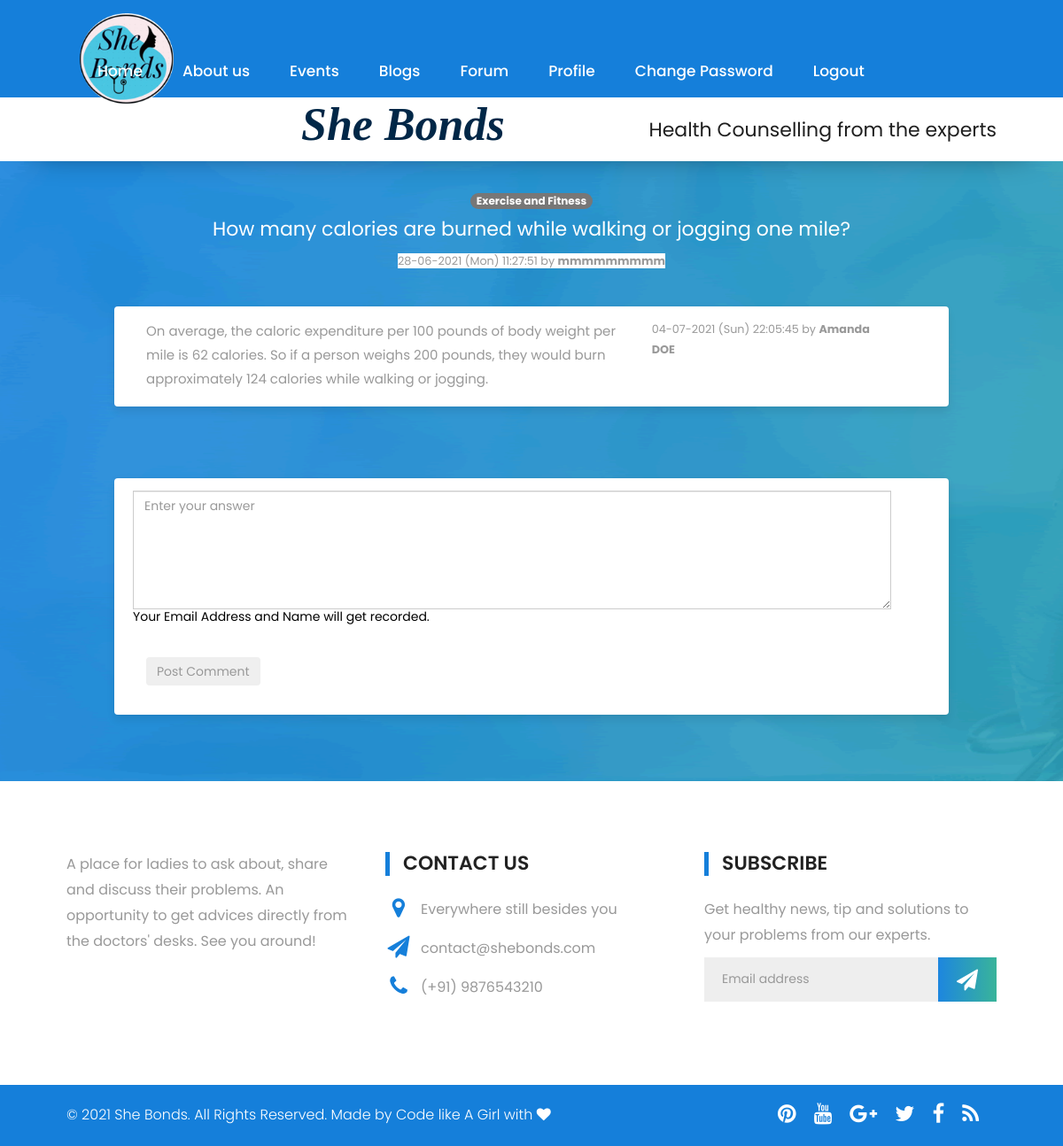
/post.php?id=3 (signed in), run on the app's committed database.
### tables this page shows
CREATE TABLE `forum` (
  `id` int(11) NOT NULL,
  `question` varchar(1000) NOT NULL,
  `description` varchar(1000) NOT NULL,
  `author` varchar(1000) NOT NULL,
  `email` varchar(1000) NOT NULL,
  `topic` varchar(1000) NOT NULL,
  `time` varchar(1000) NOT NULL
);

CREATE TABLE `comments` (
  `serid` int(11) NOT NULL,
  `post_id` int(11) NOT NULL,
  `author` int(11) NOT NULL,
  `comment` varchar(2000) NOT NULL,
  `time` varchar(1000) NOT NULL
);

CREATE TABLE `user_details` (
  `UserNo` int(10) NOT NULL,
  `UserID` varchar(10) NOT NULL,
  `UserFullName` varchar(80) NOT NULL,
  `UserPassword` varchar(12) NOT NULL,
  `UserType` varchar(11) NOT NULL,
  `UserEmail` varchar(50) NOT NULL,
  `UserImage` longblob NOT NULL,
  `UserImageName` varchar(50) NOT NULL,
  `userphone` varchar(10) DEFAULT NULL,
  `userdob` date DEFAULT NULL,
  `userage` int(2) DEFAULT NULL,
  `Speciality` varchar(100) NOT NULL
);

### post.php (the view, shortened to what this page needs)
<?php
  include 'session.php';
?>
<!DOCTYPE html>
<html lang="en">
   <link rel="stylesheet" href="css/bootstrap.min.css">
   <link rel="stylesheet" href="style.css">
   <link rel="stylesheet" href="css/colors.css">
   <link rel="stylesheet" href="css/versions.css">
   <link rel="stylesheet" href="css/responsive.css">
   <link rel="stylesheet" href="css/custom.css">
   </head>
   <body class="clinic_version">
      <div id="service" class="services wow fadeIn">
         <div class="container">
           <div class="heading">
               <h2>Post Your Question Here </h2>
            </div>
            <div class="row">
                  <div class="container">
     <?php
         $con = mysqli_connect("localhost","root","");
        mysqli_select_db($con,"forum");
        $q = $_GET['id'];
        $insert_query = "select * from forum where id=$q";
        $res=mysqli_query($con, $insert_query);
           $arr=mysqli_fetch_array($res);
        $qq=$arr['question'];
        $dd=$arr['description'];
        $aa=$arr['author'];
        $cc=$arr['topic'];
        $tt=$arr['time'];
            ?>
            <div class="conti">
            <h3><span class="badge badge-light" style="color: white;"><?php echo $cc; ?></span></h3>
            <div class="list-group">
                <div class="d-flex w-100 justify-content-between">
                    <h2 class="display-4" style="color: white;"> <?php echo $qq ?></h2>
                        <small style="background-color: white;"><?php echo $tt ; ?> by <b><?php echo $aa; ?></b></small>
                </div>
                <h5><p style="color: white;" class="mb-1"><?php echo $dd ; ?></p></h5>
            </div>
            </div>
            <?php
    $insert_query1 = "select * from comments where post_id=$q";
        $res1=mysqli_query($con, $insert_query1);
        if(mysqli_num_rows($res1)>0){
           while($row1=mysqli_fetch_assoc($res1)){
             $selectFuser="select * from user_details where UserNo=$row1[author]";
              $resUser=mysqli_query($con, $selectFuser);
              $rowUser=mysqli_fetch_assoc($resUser);
            echo "<div class=\"card bg-light border-secondary\">
            <div class=\"card-body\">
            <div class=\"row no-gutters\">
            <div class=\"col-12 col-sm-6 col-md-8\">$row1[comment]</div>
            <div class=\"col-6 col-md-4\"><small>$row1[time] by <b>$rowUser[UserFullName]</b></small></div>
            </div>
            </div>
            </div>
<br>
            <br>
            "
            ;
           }
           }
        else{
            echo "<div class=\"container\"><center>No Comments posted</center></div>";
        }
        ?>
            <br>
            <div class="card bg-light border-dark"><div class="card-body">
            <form action="#" method="post">
            <div class="row">
                <div class="input-group col-md-12">
                <textarea class="form-control" rows="6" id="comment"  name="comment" placeholder="Enter your answer" aria-label="Recipient's username" aria-describedby="basic-addon2"></textarea>
                </div>
                <h5 style="color: black;">Your Email Address and Name will get recorded.</h5>
            </div>
            <br>
                <div class="input-group " >
                <button position="center" class="btn btn-outline-dark" type="submit" name="submit">Post Comment</button>
                </div>
            </form>
            </div></div>
    </div>
              </div>
         </div>
      </div>
 <footer id="footer" class="footer-area wow fadeIn">
      <div class="container">
         <div class="row">
            <div class="col-md-4">
               <div class="logo padding">
                  <p>A place for ladies to ask about, share and discuss their problems. An opportunity to get advices
                     directly from the doctors' desks. See you around!</p>
               </div>
            </div>
            <div class="col-md-4">
               <div class="footer-info padding">
                  <h3>CONTACT US</h3>
                  <p><i class="fa fa-map-marker" aria-hidden="true"></i> Everywhere still besides you</p>
                  <p><i class="fa fa-paper-plane" aria-hidden="true"></i> contact@shebonds.com</p>
                  <p><i class="fa fa-phone" aria-hidden="true"></i> (+91) 9876543210</p>
               </div>
            </div>
            <div class="col-md-4">
               <div class="subcriber-info">
                  <h3>SUBSCRIBE</h3>
                  <p>Get healthy news, tip and solutions to your problems from our experts.</p>
                  <div class="subcriber-box">
                     <form id="mc-form" class="mc-form">
                        <div class="newsletter-form">
                           <input type="email" autocomplete="off" id="mc-email" placeholder="Email address"
                              class="form-control" name="EMAIL">
                           <button class="mc-submit" type="submit"><i class="fa fa-paper-plane"></i></button>
                        </div>
                     </form>
                  </div>
               </div>
            </div>
         </div>
      </div>
   </footer>
   <div class="copyright-area wow fadeIn">
      <div class="container">
         <div class="row">
            <div class="col-md-8">
               <div class="footer-text">
                  <p>© 2021 She Bonds. All Rights Reserved. Made by Code like A Girl with <i class="fa fa-heart"
                        aria-hidden="true"></i></p>
               </div>
            </div>
            <div class="col-md-4">
               <div class="social">
                  <ul class="social-links">
                     <li><a href=""><i class="fa fa-rss"></i></a></li>
                     <li><a href=""><i class="fa fa-facebook"></i></a></li>
                     <li><a href=""><i class="fa fa-twitter"></i></a></li>
                     <li><a href=""><i class="fa fa-google-plus"></i></a></li>
                     <li><a href=""><i class="fa fa-youtube"></i></a></li>
                     <li><a href=""><i class="fa fa-pinterest"></i></a></li>
                  </ul>
               </div>
            </div>
         </div>
      </div>
   </div>
</body>
</html>

### style.css (style rules this page uses)
body { color: #999; font-size: 15px; font-family: 'Source Sans Pro', sans-serif; line-height: 1.80857; }
a { color: #1f1f1f; text-decoration: none !important; outline: none !important; -webkit-transition: all .3s ease-in-out; -moz-transition: all .3s ease-in-out; -ms-transition: all .3s ease-in-out; -o-transition: all .3s ease-in-out; transition: all .3s ease-in-out; }
h1, h2, h3, h4, h5, h6 { letter-spacing: 0; font-weight: normal; position: relative; padding: 0 0 10px 0; font-weight: normal; line-height: 120% !important; color: #1f1f1f; margin: 0 }
h2 { font-size: 22px }
h3 { font-size: 18px }
h5 { font-size: 14px }
a { color: #1f1f1f; text-decoration: none; outline: none; }
a, .btn { text-decoration: none !important; outline: none !important; -webkit-transition: all .3s ease-in-out; -moz-transition: all .3s ease-in-out; -ms-transition: all .3s ease-in-out; -o-transition: all .3s ease-in-out; transition: all .3s ease-in-out; }
.btn { border: 0 !important; }

### css/versions.css (style rules this page uses)
body.clinic_version { font-family: 'Roboto', sans-serif; }

### css/responsive.css (style rules this page uses)
@media (max-width: 1200px) { .container { width: 90%; } }

### css/custom.css (style rules this page uses)
* { font-family: 'Poppins', sans-serif; }
h1,h2,h3,h4,h5,h6 { font-family: 'Poppins', sans-serif; }
p { font-family: 'Poppins', sans-serif; font-size: 16px; font-weight: 300; }
.heading { text-align: center; float: left; width: 100%; margin: 0 0 50px 0; }
.heading h2 { font-size: 35px; text-transform: none; font-weight: 400; letter-spacing: -1px; color: #333; margin: 5px 0; padding: 0; position: relative; }
.heading h2::after { width: 50px; height: 4px; background: #39b49b; content: ""; display: block; margin: 10px auto 0; }
.services { width: 100%; background: linear-gradient(to right, #1d86df 0%, #39b49a 100%); padding: 75px 0; }
.services { width: 100%; background: url('../images/service-bg.png'); padding: 75px 0; background-size: cover; background-attachment: fixed; background-repeat: no-repeat; float:left; width:100%; }
.footer-info h3 { font-size: 16px; font-weight: 400; color: #fff; }
.footer-area { background: #fff; padding: 80px 0px; color: #fff; font-size: 14px; float: left; width: 100%; }
.footer-area p { color: #999; font-size: 16px; font-weight: 400; }
.footer-info { float: left; width: 100%; margin: 0; padding: 0; position: relative; }
.footer-info h3, .subcriber-info h3 { color: #222; font-size: 22px; font-weight: 600; border-left: solid #157fda 5px; padding: 0 0 0 15px; margin-bottom: 24px; }
.copyright-area { padding: 20px 0px; background: #157fda; color: #fff; float:left; width:100%; }
.footer-text p { margin: 0; }
.footer-text p { margin: 0; color: #fff; }
.social-links li a i { color: #fff; font-size: 24px; margin-right: 20px; }
.footer-info i { position: absolute; left: 0; font-size: 25px; width: 30px; text-align: center; color: #157fda; }
.footer-info p { padding-left: 40px; margin-bottom: 15px; }
.social-links { padding: 0; list-style: none; float: left; width: 100%; margin:0; }
.social-links { float:left; }
.social-links li { float: right; margin: 0; }
.footer-info p { padding-left: 40px; }
.newsletter-form input { height: 50px; width: 80%; padding: 5px 20px; background: #eee; float: left; border-radius: 0; border: none; box-shadow: none; }
.newsletter-form .mc-submit { height: 50px; width: 20%; font-weight: bold; color: #fff; background: linear-gradient(to right, #1d86df 0%, #39b49a 100%); border: none; font-size: 24px; position: relative; float: left; text-align: center; }

### post.php (style rules this page uses)
.card { border-radius: 4px; background: #fff; box-shadow: 0 6px 10px rgba(0,0,0,.08), 0 0 6px rgba(0,0,0,.05); transition: .3s transform cubic-bezier(.155,1.105,.295,1.12),.3s box-shadow,.3s -webkit-transform cubic-bezier(.155,1.105,.295,1.12); padding: 14px 80px 18px 36px; cursor: pointer; }
.conti { text-align: center; }

### data on the page
forum: topic "Exercise and Fitness", question "How many calories are burned while walking or jogging one mile?", time "28-06-2021 (Mon) 11:27:51", author "mmmmmmmmm"
comments: comment "On average, the caloric expenditure per 100 pounds of body weight per mile is 62 calories. So if a person weighs 200 pounds, they would burn approximately 124 calories while walking or jogging.", time "04-07-2021 (Sun) 22:05:45", user_details.UserFullName "Amanda DOE"
